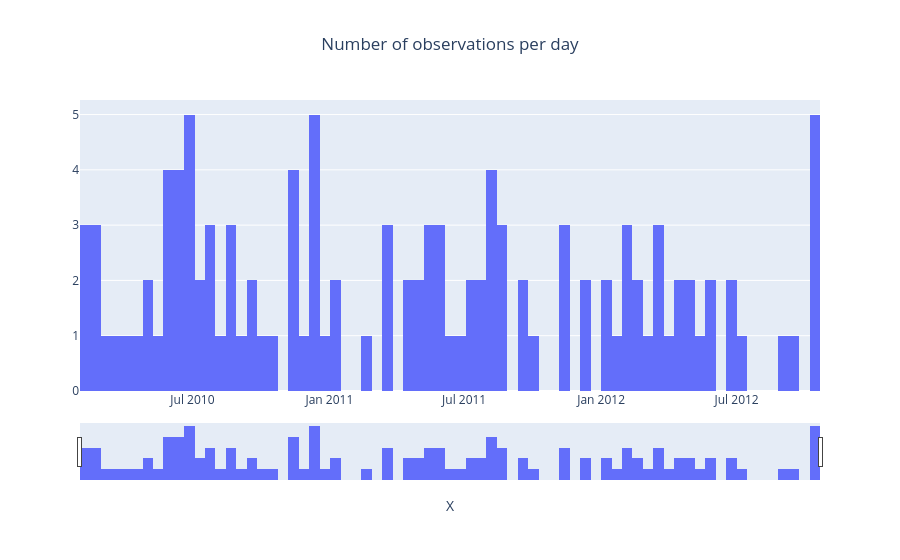

Notebook source saved alongside this figure:
### Markdown cell above
Les relevés correspondent à la période du 5/02/2010 au 19/10/2012.

### Code cell
fig = go.Figure(
    data = go.Histogram(
        x = df['date'], nbinsx = df['date'].nunique()),
    layout = go.Layout(
        title = go.layout.Title(text = "Number of observations per day", x = 0.5),
        xaxis = go.layout.XAxis(title = 'X', rangeslider = go.layout.xaxis.Rangeslider(visible = True))
    )
)

fig.show()
